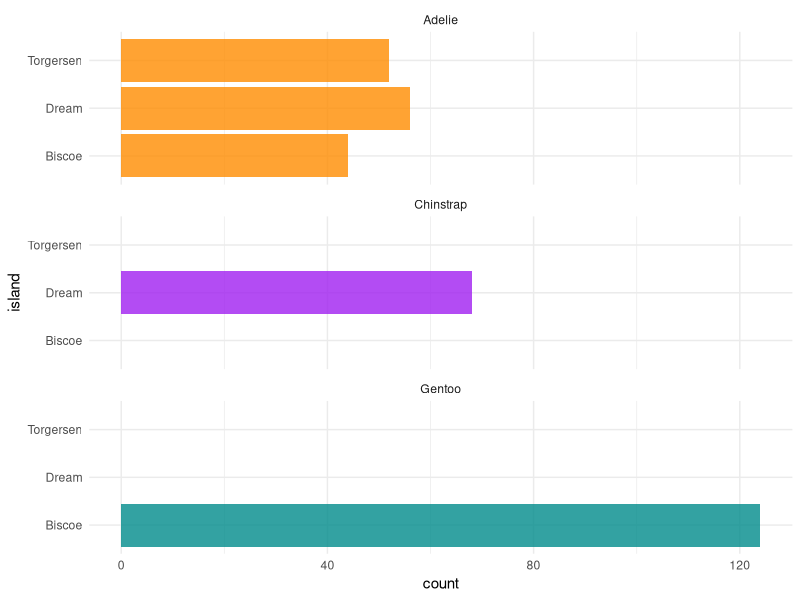

This figure's R source:
## ---- chunk 1
#| include: false
#| warning: false
#| message: false

library(tidyverse)
library(palmerpenguins)
## ---- chunk 2
#| label: fig-bills
#| fig-cap: Bills of penguins
#| echo: false

ggplot(penguins, aes(x = island, fill = species)) +
  geom_bar(alpha = 0.8) +
  scale_fill_manual(values = c("darkorange","purple","cyan4"),
                    guide = "none") +
  theme_minimal() +
  facet_wrap(~species, ncol = 1) +
  coord_flip()
